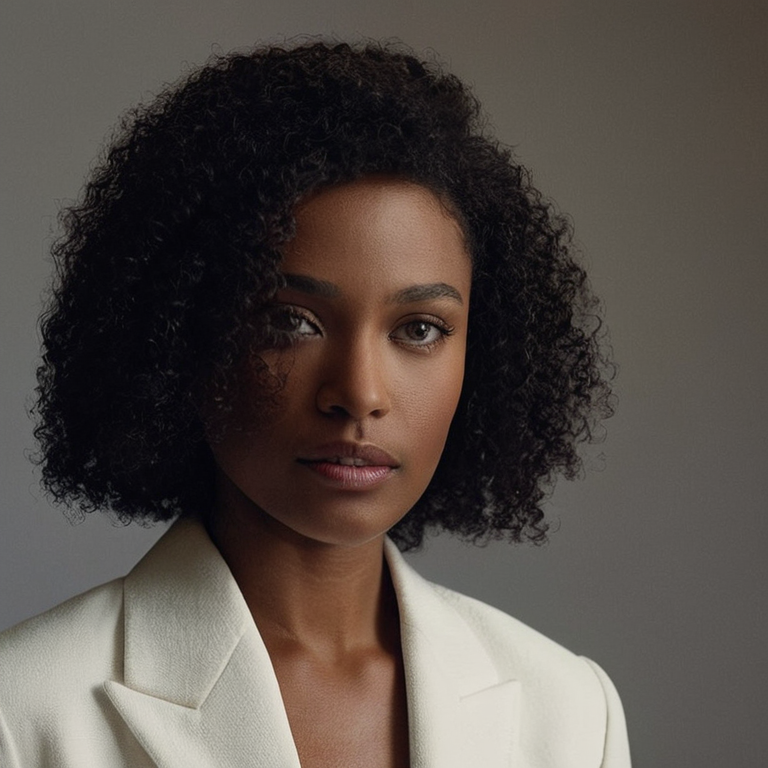
#> input picture Plan/Instructions/Operations/Pulled_Back_Artifacts/canny_w69_rightedge_masked_v3_seed711570105_20260707T132203-0500/images/canny_w69_rightedge_masked_v3_seed711570105_00001_.png, 768 x 768 px, found by its file name
$ python repair_wave70_nose_source_landmark_mask_v2.py
#> lines starting #> are read from the running program, lines starting #| are printed output that depends on the picture; after the words box and inside, x2 and y2 are one past the last pixel; in counts of white or black regions, pixels touching at a corner belong together
#> in main, source is the input picture: PIL image 768x768 RGB; mean R, G, B 85, 77.1, 71.8
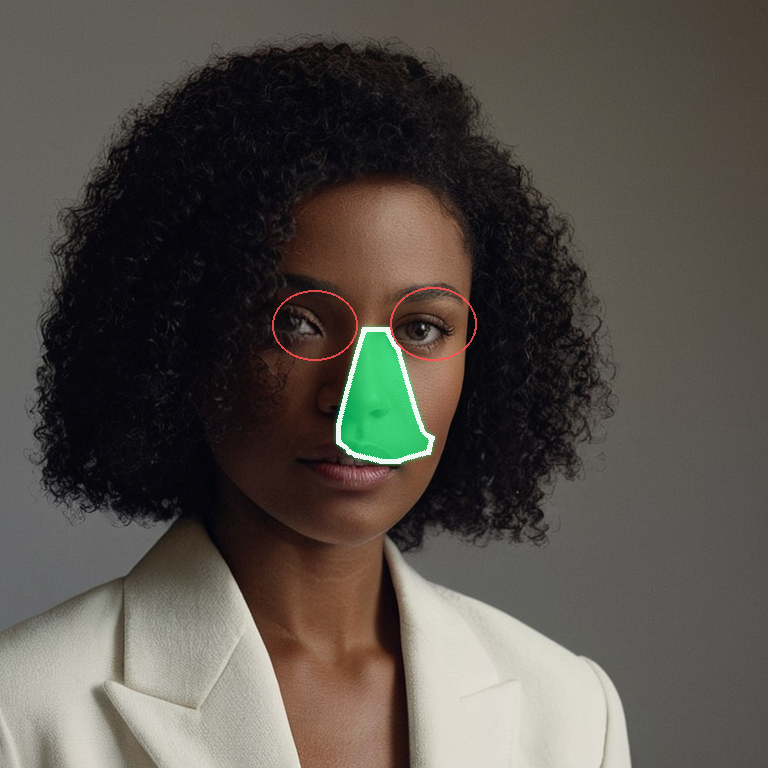
#> input picture Plan/Instructions/Operations/Prepared_Input_Assets/wave70_mf70_nose_20260707T204500-0500/wave70_mf70_nose_overlay.png, 768 x 768 px, found by its file name
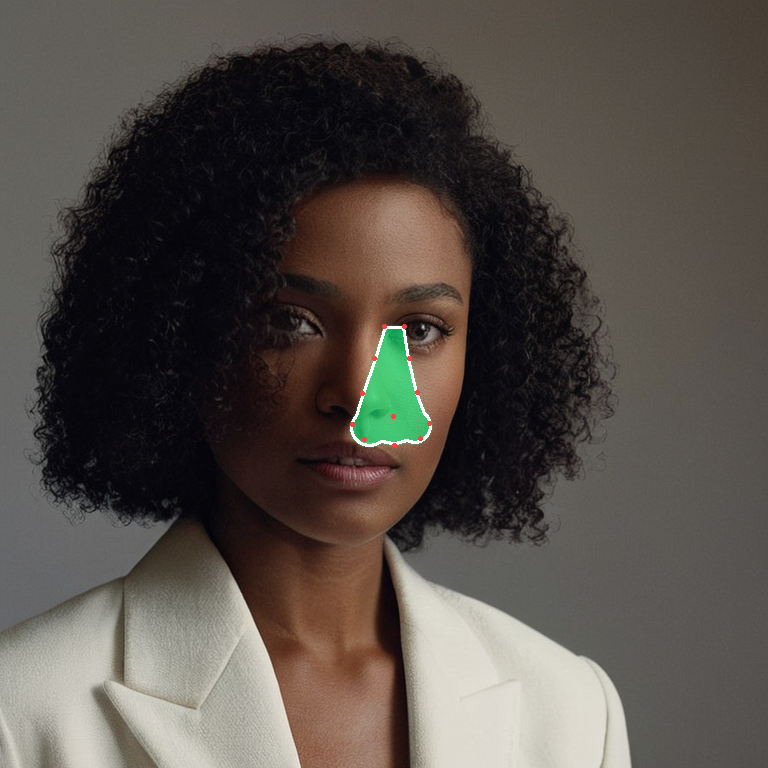
#> input picture Plan/Instructions/Operations/Prepared_Input_Assets/wave70_mf70_nose_source_landmark_20260707T212500-0500/wave70_mf70_nose_overlay.png, 768 x 768 px, found by its file name
#!/usr/bin/env python3
from __future__ import annotations

import argparse
import hashlib
import json
from pathlib import Path
from typing import Any

from PIL import Image, ImageDraw, ImageFilter, ImageFont


RUN_STAMP = "20260707T214500-0500"
MASK_TYPE_ID = "mf70_nose"
TRACKER_ID = "TRK-W70-0017"
ITEM_ID = "ITEM-W70-0017"
SOURCE_IMAGE = (
    "Plan/Instructions/Operations/Pulled_Back_Artifacts/"
    "canny_w69_rightedge_masked_v3_seed711570105_20260707T132203-0500/"
    "images/canny_w69_rightedge_masked_v3_seed711570105_00001_.png"
)
PRIOR_CANDIDATE_EVIDENCE = (
    "Plan/Instructions/QA/Evidence/Mask_Factory/Wave70/"
    "W70_MF70_NOSE_SOURCE_LANDMARK_REPAIR_20260707T212500-0500.json"
)
PRIOR_OVERLAP_AUDIT = (
    "Plan/Instructions/QA/Evidence/Mask_Factory/Wave70/"
    "W70_MF70_NOSE_SOURCE_LANDMARK_PROTECTED_OVERLAP_AUDIT_20260707T213500-0500.json"
)


LANDMARKS = {
    "nose_bridge_top_left": [384, 326],
    "nose_bridge_top_right": [403, 326],
    "left_bridge_wall": [377, 360],
    "right_bridge_wall": [408, 360],
    "left_sidewall": [366, 394],
    "right_sidewall": [416, 393],
    "left_ala_outer": [360, 419],
    "right_ala_outer": [424, 419],
    "left_nostril_edge": [371, 431],
    "right_nostril_edge": [415, 431],
    "columella_base": [394, 436],
    "tip_highlight": [393, 415],
}


def sha256_file(path: Path) -> str:
    h = hashlib.sha256()
    with path.open("rb") as f:
        for chunk in iter(lambda: f.read(1024 * 1024), b""):
            h.update(chunk)
    return h.hexdigest()


def write_json(path: Path, data: dict[str, Any]) -> None:
    path.parent.mkdir(parents=True, exist_ok=True)
    path.write_text(json.dumps(data, indent=2) + "\n", encoding="utf-8")


def rel(path: Path, root: Path) -> str:
    return path.resolve().relative_to(root.resolve()).as_posix()


def resolve_rel(root: Path, raw: str) -> Path:
    path = Path(raw)
    if path.is_absolute():
        return path
    return root / raw.replace("/", "\\")


def count_pixels(mask: Image.Image) -> dict[str, Any]:
    hist = mask.histogram()
    nonblack = sum(hist[1:])
    total = sum(hist)
    bbox = mask.getbbox()
    bbox_dict = None
    if bbox:
        left, top, right, bottom = bbox
        bbox_dict = {"x_min": left, "y_min": top, "x_max": right - 1, "y_max": bottom - 1}
    return {
        "white_pixel_count": sum(hist[250:]),
        "nonblack_pixel_count": nonblack,
        "coverage_percent": round(nonblack * 100.0 / total, 4),
        "bbox_pixels": bbox_dict,
    }


def nose_polygon() -> list[tuple[int, int]]:
    names = [
        "nose_bridge_top_left",
        "nose_bridge_top_right",
        "right_bridge_wall",
        "right_sidewall",
        "right_ala_outer",
        "right_nostril_edge",
        "columella_base",
        "left_nostril_edge",
        "left_ala_outer",
        "left_sidewall",
        "left_bridge_wall",
    ]
    return [tuple(LANDMARKS[name]) for name in names]


def make_mask(size: tuple[int, int]) -> Image.Image:
#> called with size = (768, 768)
    width, height = size
    mask = Image.new("L", size, 0)
#> mask: PIL image 768x768 L; every value is 0
    draw = ImageDraw.Draw(mask)
    draw.polygon(nose_polygon(), fill=255)
    draw.ellipse((356, 407, 385, 435), fill=255)
    draw.ellipse((401, 407, 427, 435), fill=255)
    # Hard guardrails keep this candidate above philtrum/lips and out of broad cheek/eye zones.
    draw.rectangle((0, 0, width, 314), fill=0)
    draw.rectangle((0, 438, width, height), fill=0)
    draw.rectangle((0, 0, 344, height), fill=0)
    draw.rectangle((436, 0, width, height), fill=0)
    return mask.filter(ImageFilter.GaussianBlur(radius=0.7))


def make_overlay(source: Image.Image, mask: Image.Image) -> Image.Image:
    rgba = source.convert("RGBA")
    fill = Image.new("RGBA", rgba.size, (0, 255, 128, 0))
    fill.putalpha(mask.point(lambda v: min(150, int(v * 0.58))))
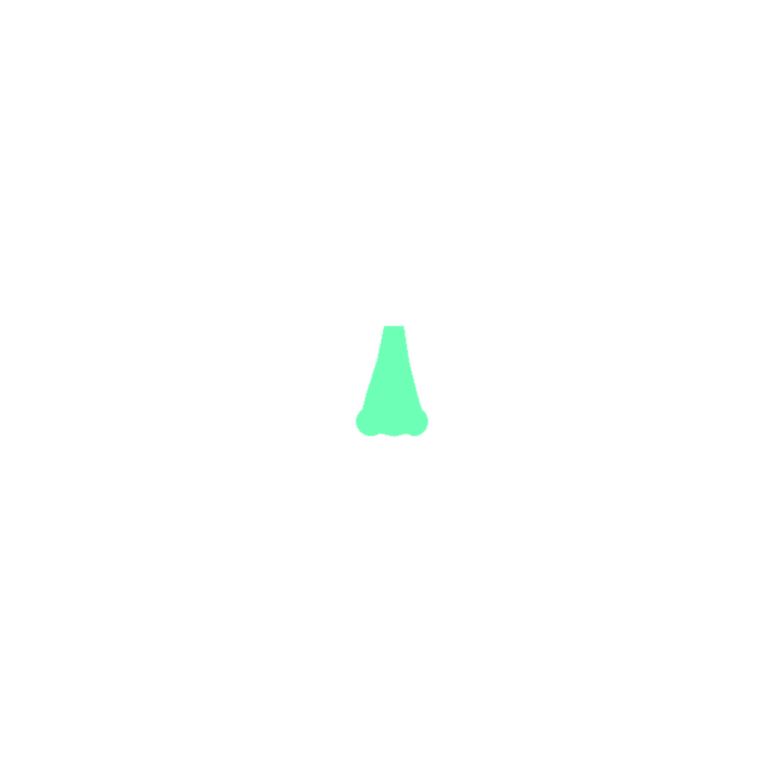
#> fill: PIL image 768x768 RGBA; mean R, G, B, A 0, 255, 128, 1.2; transparent parts drawn white
    edges = mask.filter(ImageFilter.FIND_EDGES).point(lambda v: 255 if v > 8 else 0)
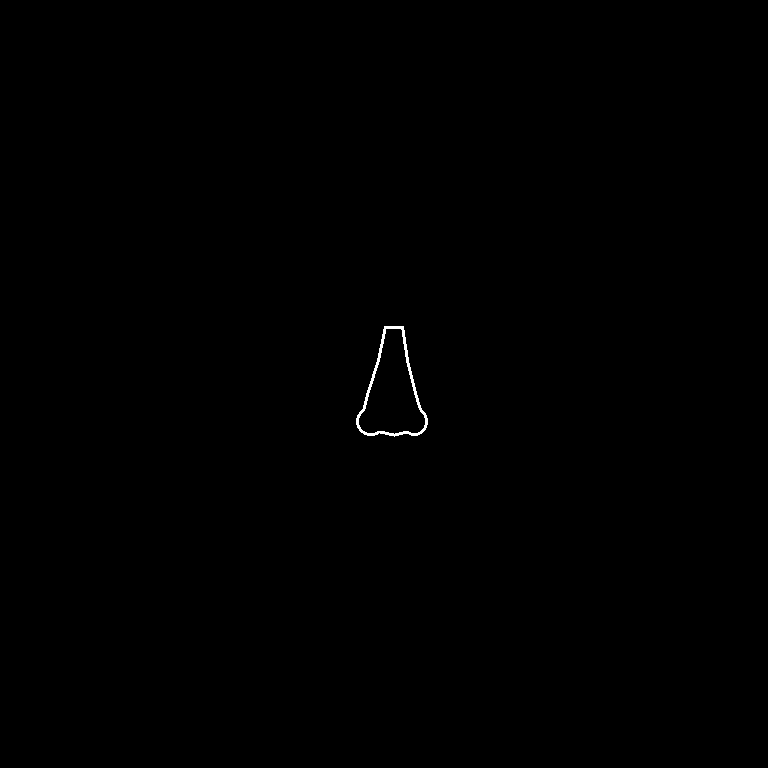
#> edges: PIL image 768x768 L; 0.15% white; 1 white region, box (x1, y1, x2, y2) and area: (356, 326, 428, 437) 869
    outline = Image.new("RGBA", rgba.size, (255, 255, 255, 0))
    outline.putalpha(edges)
    draw = ImageDraw.Draw(outline)
    for x, y in LANDMARKS.values():
        draw.ellipse((x - 2, y - 2, x + 2, y + 2), fill=(255, 60, 60, 230))
    return Image.alpha_composite(Image.alpha_composite(rgba, fill), outline)
#> returned value: PIL image 768x768 RGBA


def crop_box() -> tuple[int, int, int, int]:
    return (300, 286, 474, 474)


def label_tile(image: Image.Image, label: str, size: int = 360) -> Image.Image:
#> called with label = 'source crop', size = 360
    tile = Image.new("RGB", (size, size + 34), (18, 18, 18))
#> tile: PIL image 360x394 RGB; every value is 18
    tile.paste(image.convert("RGB").resize((size, size), Image.Resampling.LANCZOS), (0, 34))
    draw = ImageDraw.Draw(tile)
    try:
        font = ImageFont.truetype("arial.ttf", 16)
    except OSError:
        font = ImageFont.load_default()
    draw.text((8, 8), label, fill=(245, 245, 245), font=font)
    return tile


def make_panel(source: Image.Image, old_overlay: Image.Image, v1_overlay: Image.Image, v2_overlay: Image.Image, v2_mask: Image.Image, panel_path: Path) -> None:
    crop = crop_box()
    mask_rgb = Image.merge("RGB", (v2_mask, v2_mask, v2_mask))
    tiles = [
        label_tile(source.crop(crop), "source crop"),
        label_tile(old_overlay.crop(crop), "old failed overlay"),
        label_tile(v1_overlay.crop(crop), "v1 candidate"),
        label_tile(v2_overlay.crop(crop), "v2 tightened candidate"),
        label_tile(mask_rgb.crop(crop), "v2 mask only"),
    ]
#> call 4 of label_tile, with label = 'v2 tightened candidate', size = 360
#> in label_tile (call 4), `tile.paste(image.convert("RGB").resize((size, size), Image.Resampling...`:
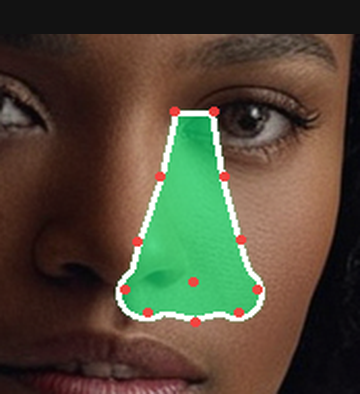
#> tile: PIL image 360x394 RGB; mean R, G, B 80.7, 72.3, 54.7
#> in label_tile (call 5), `tile.paste(image.convert("RGB").resize((size, size), Image.Resampling...`:
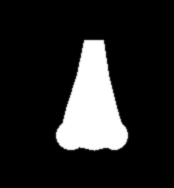
#> image: PIL image 174x188 RGB; min 0, max 255, mean 38
    panel = Image.new("RGB", (360 * len(tiles), 394), (0, 0, 0))
#> panel: PIL image 1800x394 RGB; every value is 0
    for index, tile in enumerate(tiles):
        panel.paste(tile, (360 * index, 0))
#> this loop made 5 passes
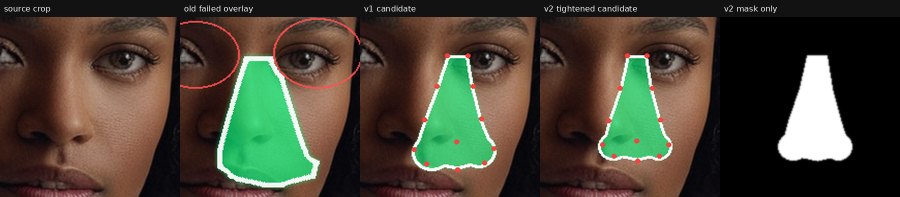
#> panel: PIL image 1800x394 RGB (shown at 1/2 size); mean R, G, B 72.9, 67.6, 52.9
    panel_path.parent.mkdir(parents=True, exist_ok=True)
    panel.save(panel_path)


def main() -> int:
    parser = argparse.ArgumentParser()
    parser.add_argument("--project-root", default=r"C:\Comfy_UI_Main", type=Path)
    args = parser.parse_args()

    root = args.project_root
    source_path = resolve_rel(root, SOURCE_IMAGE)
    source = Image.open(source_path).convert("RGB")
    old_overlay = Image.open(root / "Plan/Instructions/Operations/Prepared_Input_Assets/wave70_mf70_nose_20260707T204500-0500/wave70_mf70_nose_overlay.png").convert("RGB")
    v1_overlay = Image.open(root / "Plan/Instructions/Operations/Prepared_Input_Assets/wave70_mf70_nose_source_landmark_20260707T212500-0500/wave70_mf70_nose_overlay.png").convert("RGB")

    prepared_dir = root / "Plan" / "Instructions" / "Operations" / "Prepared_Input_Assets" / f"wave70_mf70_nose_source_landmark_v2_{RUN_STAMP}"
    audit_dir = root / "runtime_artifacts" / "mask_factory" / "wave70_mf70_nose" / "source_landmark_repair_v2"
    prepared_dir.mkdir(parents=True, exist_ok=True)
    audit_dir.mkdir(parents=True, exist_ok=True)

    mask = make_mask(source.size)
    overlay = make_overlay(source, mask)
    mask_path = prepared_dir / "wave70_mf70_nose_mask.png"
    overlay_path = prepared_dir / "wave70_mf70_nose_overlay.png"
    landmarks_path = audit_dir / f"mf70_nose_source_landmarks_v2_{RUN_STAMP}.json"
    panel_path = audit_dir / f"mf70_nose_source_landmark_repair_v2_panel_{RUN_STAMP}.png"
    mask.save(mask_path)
    overlay.save(overlay_path)
    write_json(
        landmarks_path,
        {
            "schema_version": "1.0",
            "timestamp": "2026-07-07T21:45:00-05:00",
            "source_image": rel(source_path, root),
            "source_image_sha256": sha256_file(source_path),
            "landmark_source": "manual_source_specific_pixels_after_v1_protected_overlap_failure",
            "coordinate_space": {"width": source.width, "height": source.height, "origin": "top_left"},
            "landmarks": LANDMARKS,
            "changes_from_v1": [
                "Raised lower guard from y=450 to y=438 to reduce philtrum/upper-lip contact.",
                "Narrowed cheek guardrails from x<336/x>442 to x<344/x>436.",
                "Reduced nostril support ellipses and ala width.",
            ],
        },
    )
    make_panel(source, old_overlay, v1_overlay, overlay, mask, panel_path)

    evidence_path = root / "Plan" / "Instructions" / "QA" / "Evidence" / "Mask_Factory" / "Wave70" / f"W70_MF70_NOSE_SOURCE_LANDMARK_REPAIR_V2_{RUN_STAMP}.json"
    tracker_path = root / "Plan" / "Tracker" / "Evidence" / f"W70_MF70_NOSE_SOURCE_LANDMARK_REPAIR_V2_{RUN_STAMP}.json"
    metrics = count_pixels(mask)
#> in count_pixels, `hist = mask.histogram()`: hist = 256 values, max 584321 at index 0, min 0 at index 7, mean 2304
#> in count_pixels, `nonblack = sum(hist[1:])`: nonblack = 5503
#> in count_pixels, `total = sum(hist)`: total = 589824
#> in count_pixels, `bbox = mask.getbbox()`: bbox = (354, 324, 430, 439)
#> in count_pixels, `left, top, right, bottom = bbox`: left = 354; top = 324; right = 430; bottom = 439
#> in count_pixels, `bbox_dict = {"x_min": left, "y_min": top, "x_max": right - 1, "y_max":..`: bbox_dict = {'x_min': 354, 'y_min': 324, 'x_max': 429, 'y_max': 438}
#> metrics = 4 items
    evidence = {
        "schema_version": "1.0",
        "evidence_id": f"W70-MF70-NOSE-SOURCE-LANDMARK-REPAIR-V2-{RUN_STAMP}",
        "timestamp": "2026-07-07T21:45:00-05:00",
        "project_root": str(root),
        "qa_type": "wave70_mf70_nose_source_specific_landmark_repair_candidate_v2",
        "implementation_script": rel(Path(__file__).resolve(), root),
        "implementation_script_sha256": sha256_file(Path(__file__).resolve()),
        "mask_type_id": MASK_TYPE_ID,
        "tracker_id": TRACKER_ID,
        "item_id": ITEM_ID,
        "local_only": True,
        "aws_contacted": False,
        "github_api_contacted": False,
        "civitai_contacted": False,
        "ec2_started": False,
        "generation_executed": False,
        "source_image": rel(source_path, root),
        "source_image_sha256": sha256_file(source_path),
        "prior_candidate_evidence": PRIOR_CANDIDATE_EVIDENCE,
        "prior_protected_overlap_audit": PRIOR_OVERLAP_AUDIT,
        "artifacts": {
            "mask_png": rel(mask_path, root),
            "overlay_png": rel(overlay_path, root),
            "landmarks_json": rel(landmarks_path, root),
            "repair_panel": rel(panel_path, root),
        },
        "hashes": {
            "mask_sha256": sha256_file(mask_path),
            "overlay_sha256": sha256_file(overlay_path),
            "landmarks_sha256": sha256_file(landmarks_path),
            "repair_panel_sha256": sha256_file(panel_path),
        },
        "metrics": metrics,
        "repair_candidate": {
            "candidate_only": True,
            "semantic_mask_alignment_pass": False,
            "protected_neighbor_pass": False,
            "generated_output_safe_pass": None,
            "completion_allowed_by_mask_alignment": False,
            "status": "source_landmark_repair_v2_candidate_pending_protected_overlap_audit",
        },
        "result": "mf70_nose_source_landmark_repair_v2_candidate_created_pending_protected_overlap_audit",
        "next_required_action": "Run protected-overlap audit against v2 candidate before any pass or generated-output proof.",
    }
    write_json(evidence_path, evidence)
    tracker = {
        "schema_version": "1.0",
        "tracker_evidence_id": f"W70_MF70_NOSE_SOURCE_LANDMARK_REPAIR_V2_{RUN_STAMP}",
        "created_at": "2026-07-07T21:45:00-05:00",
        "project_root": str(root),
        "tracker_id": TRACKER_ID,
        "item_id": ITEM_ID,
        "mask_type_id": MASK_TYPE_ID,
        "source_evidence": rel(evidence_path, root),
        "status": "Mask_Alignment_Fail_Generated_Output_Safe_Target_Runtime_Pending",
        "result": "source_landmark_repair_v2_candidate_created_without_pass_promotion",
        "local_only": True,
        "ec2_started": False,
        "generation_executed": False,
    }
    write_json(tracker_path, tracker)
    print(
        json.dumps(
            {
                "result": evidence["result"],
                "evidence": rel(evidence_path, root),
                "tracker_evidence": rel(tracker_path, root),
                "mask": rel(mask_path, root),
                "overlay": rel(overlay_path, root),
                "panel": rel(panel_path, root),
                "coverage_percent": metrics["coverage_percent"],
            },
            indent=2,
        )
    )
    return 0


if __name__ == "__main__":
#> (the run stopped early here; a loop or call above may not have finished)
